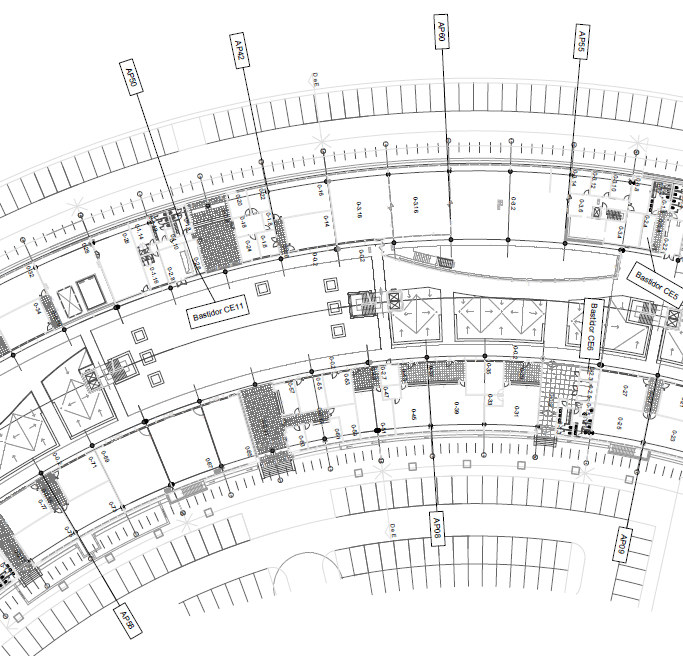
#> input picture FaseI/Wlanlist/_Tratamento de Dados/piso0-tagus.png, 683 x 656 px, found by its file name
$ python spineTest.py
#> lines starting #> are read from the running program, lines starting #| are printed output that depends on the picture
import matplotlib.pyplot as plt
import matplotlib.image as mpimg
import numpy as np
import os


import numpy as np
import matplotlib.pyplot as plt

def f(t):
    return np.exp(-t) * np.cos(2*np.pi*t)

t1 = np.arange(0.0, 5.0, 0.1)
t2 = np.arange(0.0, 5.0, 0.02)

plt.figure(1)
plt.subplot(121)
plt.plot(t1, f(t1), 'bo', t2, f(t2), 'k')

ax = plt.subplot(122)
plt.tight_layout()
#plt.plot(t2, np.cos(2*np.pi*t2), 'r--')

img=mpimg.imread(os.path.dirname(__file__) + '\\..\\_Tratamento de Dados\\piso0-tagus.png')
#> img is the input picture: shape (656, 683, 3) float32; mean R, G, B 0.935, 0.935, 0.935
imgplot1 = ax.imshow(img)
ax.autoscale_view('tight')


plt.subplots_adjust(hspace = .001)
plt.show()
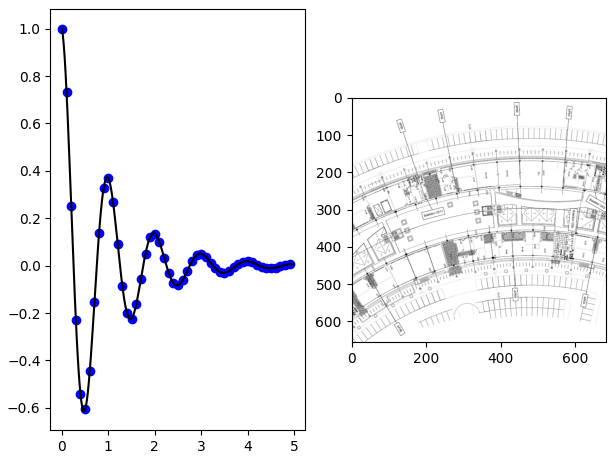
#> figure drawn by matplotlib, 2 panels; panel 1: curve peaks at x = 0, y = 1; panel 1: curve peaks at x = 0, y = 1
